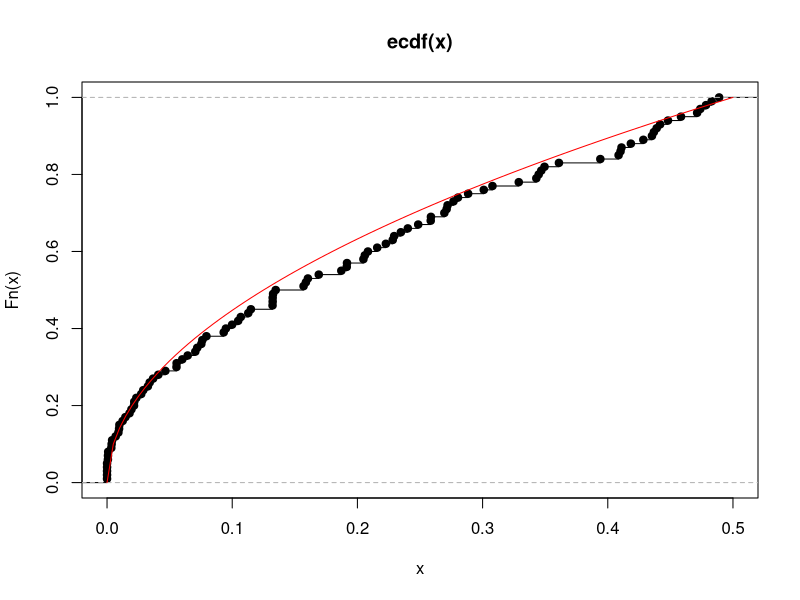
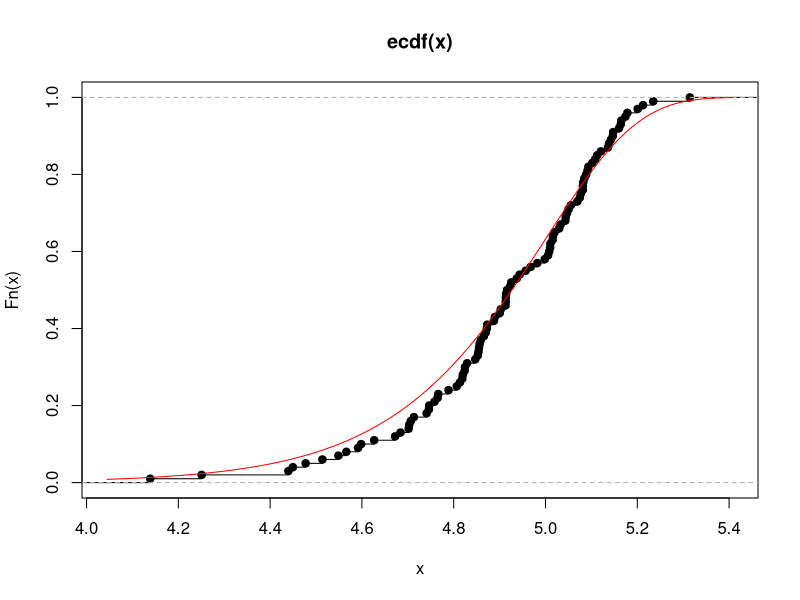
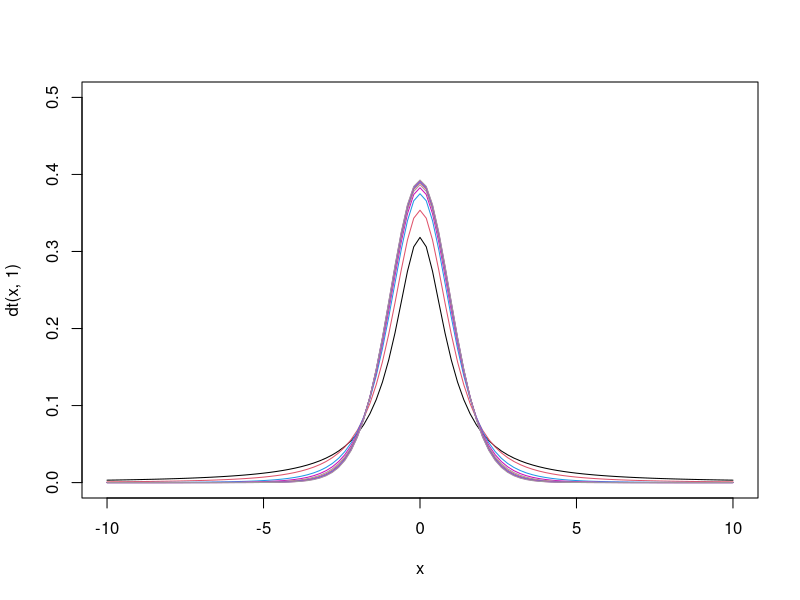
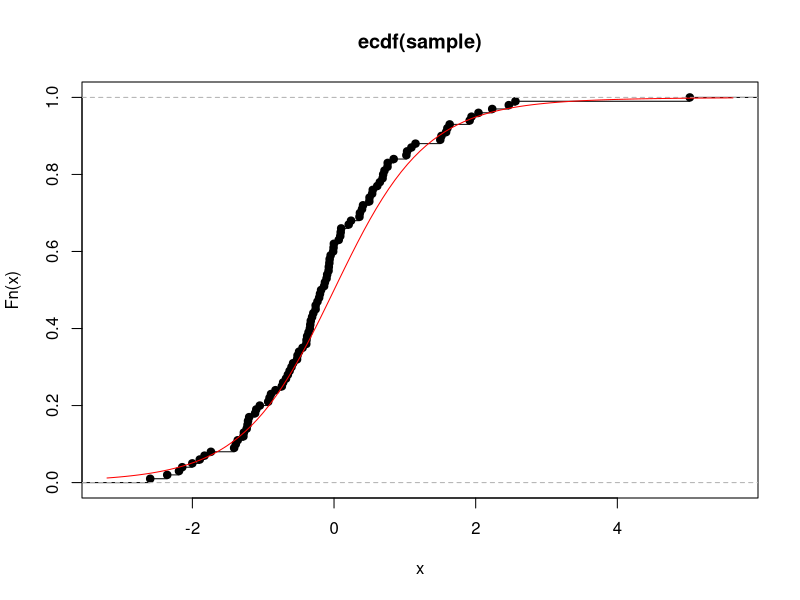
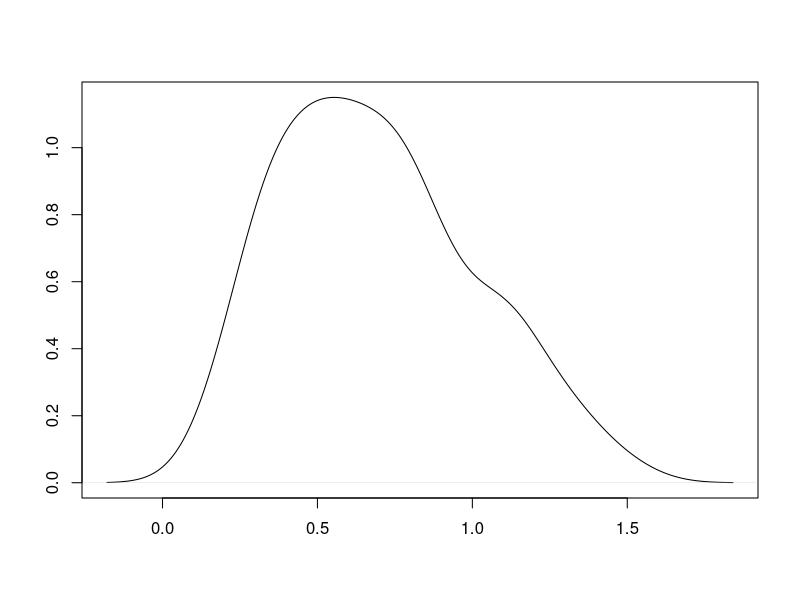
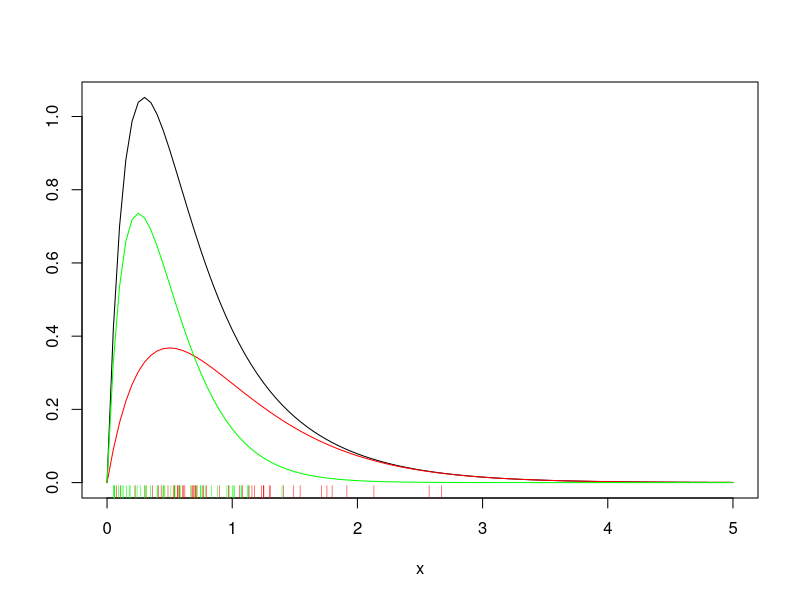
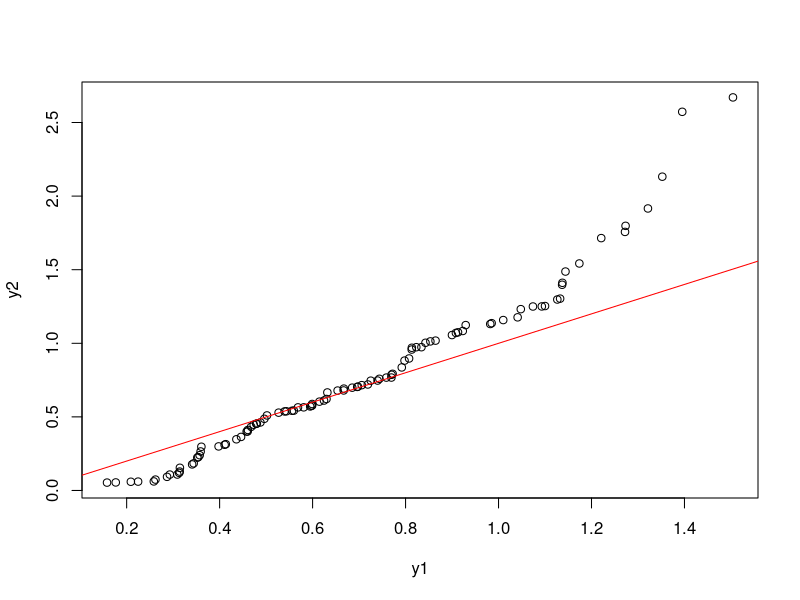
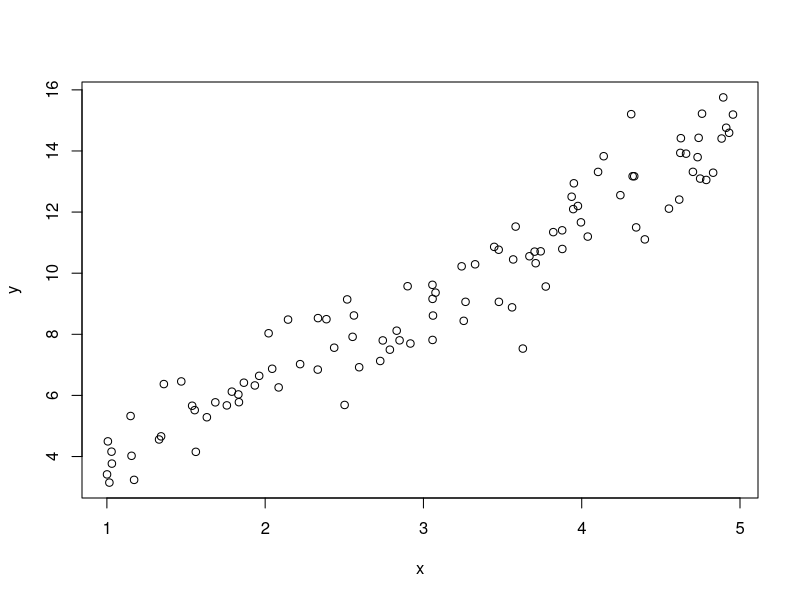

Here is the R script that generated these plots, in order:
## ---- chunk 1
knitr::opts_chunk$set(echo = TRUE)
## ---- chunk 2
set.seed(42)
n <- 100
u <- runif(n, 0, 1)
x <- u^2/2

# Compare the empirical cdf of x
plot(ecdf(x), xlim = c(0,1/2))
curve(sqrt(x*2), col = 'red', add = TRUE)
## ---- chunk 3
set.seed(0)
n <- 100
mu <- 5
sigma <- 0.2
u <- runif(n, 0, 1)
x <- sigma * log(-log(1 - u)) + mu

# Compare the empirical cdf of x
plot(ecdf(x))
curve(1 - exp(-exp((x - mu)/sigma)), col = 'red', add = TRUE)
## ---- chunk 4
set.seed(42)

curve(dt(x, 1), from = -10, to = 10, ylim = c(0, 0.5))
for (df in seq(2, 16, by = 2)) {
    curve(dt(x, df), from = -10, to = 10, add = TRUE, col = df)
}

## ---- chunk 5
set.seed(42)

n <- 100
sample <- rt(n, 5)

plot(ecdf(sample))
curve(pt(x, 5), col = 'red', add = TRUE)
## ---- chunk 6
set.seed(0)
n <- 100
x1 <- rgamma(n, 2, 2)
x2 <- rgamma(n, 2, 4)

y1 <- (x1 + x2)/2
plot(density(y1), xlab = '', ylab = '', main = '')
## ---- chunk 7
set.seed(0)
n <- 100

u <- runif(n, 0, 1)
y <- 1*(u < 0.5) + 2*(u >= 0.5)

y2 <- (y == 1)*rgamma(n, 2, 2) + (y == 2)*rgamma(n, 2, 4)

curve(0.5 * dgamma(x, 2, 2) + 0.5 * dgamma(x, 2, 4), xlim = c(0,5), ylab = "")
curve(0.5 * dgamma(x, 2, 2), add = TRUE, col = 'red')
curve(0.5 * dgamma(x, 2, 4), add = TRUE, col = 'green')

rug(y2[y == 1], col = 'red')
rug(y2[y == 2], col = 'green')
## ---- chunk 8
qqplot(y1, y2)
abline(0, 1, col = 'red')
## ---- chunk 9
set.seed(42)
n <- 100
x <- runif(n, 1, 5)
eps <- rnorm(n, 0, 1)

y <- 4 + 0.3 * x^2 + 2 * log(x) + eps

plot(x, y)
## ---- chunk 10
summary(lm(y ~ I(x^2) + log(x)))
## ---- chunk 11
set.seed(42)
n <- 100
x <- rbeta(n, 2, 1)
z <- rbeta(n, 1, 2)

y <- rbinom(100, 1, x * z)

plot(x, y)
plot(z, y)
